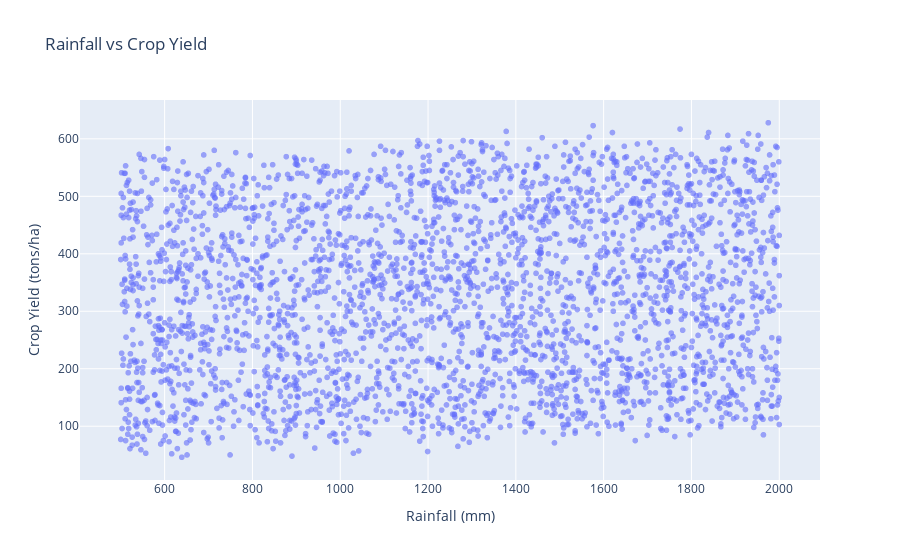
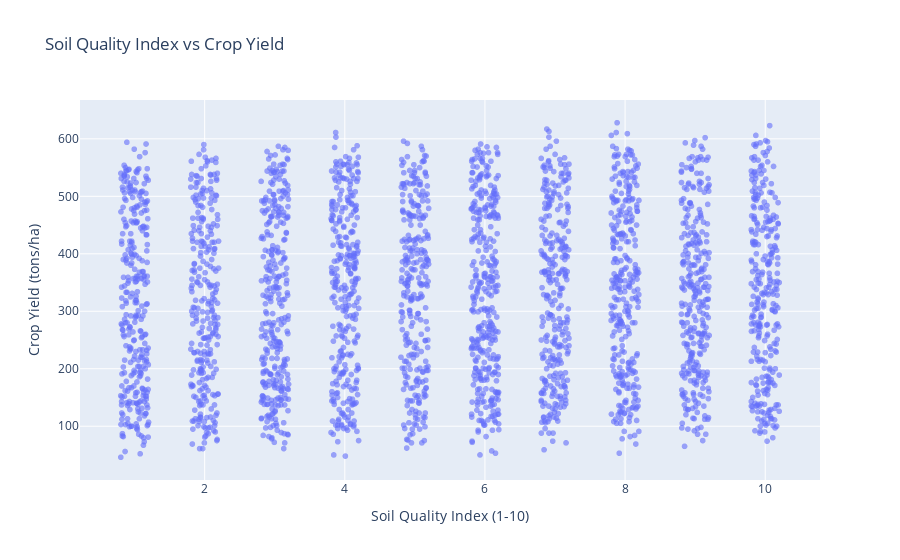
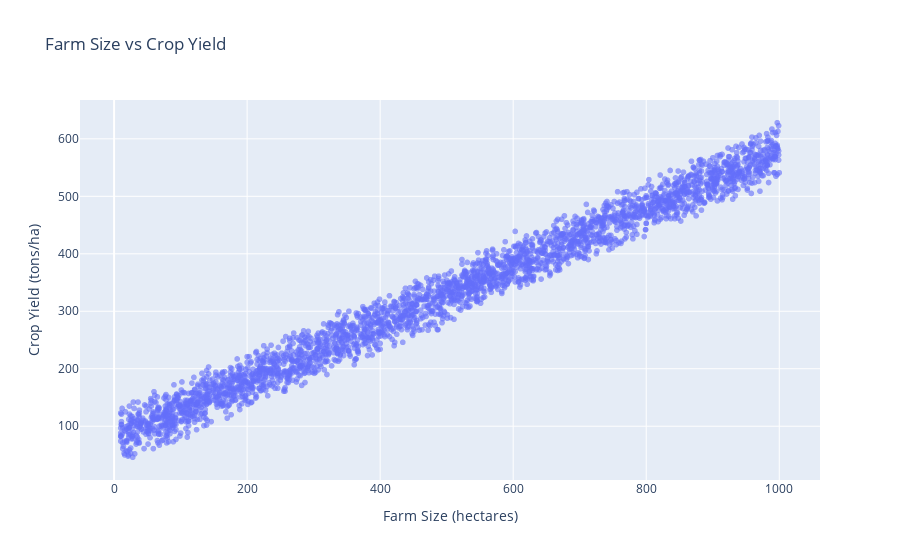
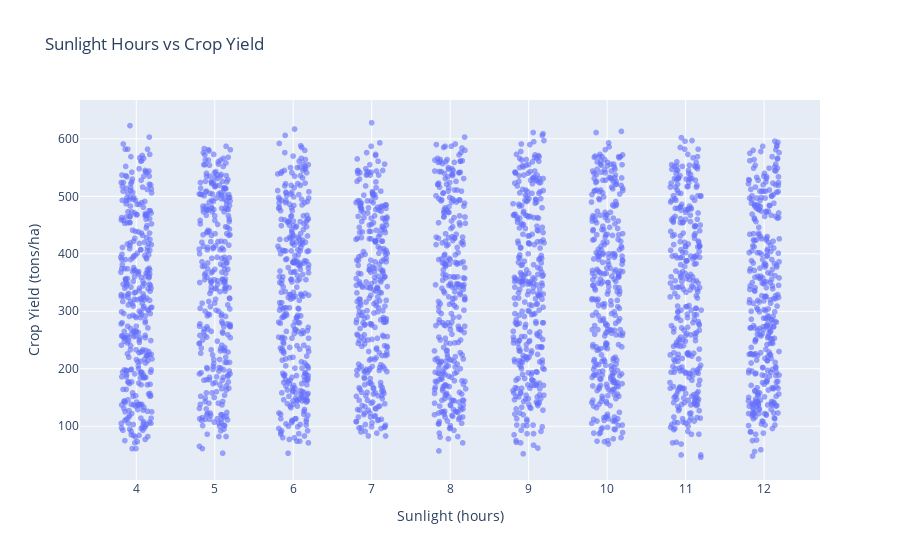

Notebook code for these charts, in order:
### Markdown cell above
### Bivariate Analysis:

### Code cell
import plotly.express as px
import numpy as np

# Add jitter for discrete variables
df["soil_quality_jitter"] = df["soil_quality_index"] + np.random.uniform(-0.2, 0.2, size=len(df))
df["sunlight_jitter"] = df["sunlight_hours"] + np.random.uniform(-0.2, 0.2, size=len(df))

# 1. Rainfall vs Crop Yield
fig_rainfall_yield = px.scatter(
    df,
    x="rainfall_mm",
    y="crop_yield",
    title="Rainfall vs Crop Yield",
    labels={"rainfall_mm": "Rainfall (mm)", "crop_yield": "Crop Yield (tons/ha)"},
    opacity=0.6
)

# 2. Soil Quality Index vs Crop Yield
fig_soil_yield = px.scatter(
    df,
    x="soil_quality_jitter",
    y="crop_yield",
    title="Soil Quality Index vs Crop Yield",
    labels={"soil_quality_jitter": "Soil Quality Index (1-10)", "crop_yield": "Crop Yield (tons/ha)"},
    opacity=0.6
)

# 3. Farm Size vs Crop Yield
fig_farm_yield = px.scatter(
    df,
    x="farm_size_hectares",
    y="crop_yield",
    title="Farm Size vs Crop Yield",
    labels={"farm_size_hectares": "Farm Size (hectares)", "crop_yield": "Crop Yield (tons/ha)"},
    opacity=0.6
)

# 4. Sunlight Hours vs Crop Yield
fig_sunlight_yield = px.scatter(
    df,
    x="sunlight_jitter",
    y="crop_yield",
    title="Sunlight Hours vs Crop Yield",
    labels={"sunlight_jitter": "Sunlight (hours)", "crop_yield": "Crop Yield (tons/ha)"},
    opacity=0.6
)

# 5. Fertilizer Usage vs Crop Yield
fig_fertilizer_yield = px.scatter(
    df,
    x="fertilizer_kg",
    y="crop_yield",
    title="Fertilizer Usage vs Crop Yield",
    labels={"fertilizer_kg": "Fertilizer (kg)", "crop_yield": "Crop Yield (tons/ha)"},
    opacity=0.6
)

# Show all plots
fig_rainfall_yield.show()
fig_soil_yield.show()
fig_farm_yield.show()
fig_sunlight_yield.show()
fig_fertilizer_yield.show()

### Figure 1 — Plotly figure (JSON) as saved in the notebook; plotly's stock layout.template omitted (floating-point values rounded to 4 significant figures; data arrays with more than 128 entries replaced by an {"elided": "..."} marker saying what was removed)
{"data": [{"hovertemplate": "Rainfall (mm)=%{x}<br>Crop Yield (tons/ha)=%{y}<extra></extra>", "legendgroup": "", "marker": {"color": "#636efa", "opacity": 0.6, "symbol": "circle"}, "mode": "markers", "name": "", "showlegend": false, "type": "scattergl", "x": {"elided": "3000 int values"}, "xaxis": "x", "y": {"elided": "3000 int values"}, "yaxis": "y"}], "layout": {"legend": {"tracegroupgap": 0}, "title": {"text": "Rainfall vs Crop Yield"}, "xaxis": {"anchor": "y", "domain": [0, 1], "title": {"text": "Rainfall (mm)"}}, "yaxis": {"anchor": "x", "domain": [0, 1], "title": {"text": "Crop Yield (tons/ha)"}}}}

### Figure 2 — Plotly figure (JSON) as saved in the notebook; plotly's stock layout.template omitted (floating-point values rounded to 4 significant figures; data arrays with more than 128 entries replaced by an {"elided": "..."} marker saying what was removed)
{"data": [{"hovertemplate": "Soil Quality Index (1-10)=%{x}<br>Crop Yield (tons/ha)=%{y}<extra></extra>", "legendgroup": "", "marker": {"color": "#636efa", "opacity": 0.6, "symbol": "circle"}, "mode": "markers", "name": "", "showlegend": false, "type": "scattergl", "x": {"elided": "3000 float values"}, "xaxis": "x", "y": {"elided": "3000 int values"}, "yaxis": "y"}], "layout": {"legend": {"tracegroupgap": 0}, "title": {"text": "Soil Quality Index vs Crop Yield"}, "xaxis": {"anchor": "y", "domain": [0, 1], "title": {"text": "Soil Quality Index (1-10)"}}, "yaxis": {"anchor": "x", "domain": [0, 1], "title": {"text": "Crop Yield (tons/ha)"}}}}

### Figure 3 — Plotly figure (JSON) as saved in the notebook; plotly's stock layout.template omitted (floating-point values rounded to 4 significant figures; data arrays with more than 128 entries replaced by an {"elided": "..."} marker saying what was removed)
{"data": [{"hovertemplate": "Farm Size (hectares)=%{x}<br>Crop Yield (tons/ha)=%{y}<extra></extra>", "legendgroup": "", "marker": {"color": "#636efa", "opacity": 0.6, "symbol": "circle"}, "mode": "markers", "name": "", "showlegend": false, "type": "scattergl", "x": {"elided": "3000 int values"}, "xaxis": "x", "y": {"elided": "3000 int values"}, "yaxis": "y"}], "layout": {"legend": {"tracegroupgap": 0}, "title": {"text": "Farm Size vs Crop Yield"}, "xaxis": {"anchor": "y", "domain": [0, 1], "title": {"text": "Farm Size (hectares)"}}, "yaxis": {"anchor": "x", "domain": [0, 1], "title": {"text": "Crop Yield (tons/ha)"}}}}

### Figure 4 — Plotly figure (JSON) as saved in the notebook; plotly's stock layout.template omitted (floating-point values rounded to 4 significant figures; data arrays with more than 128 entries replaced by an {"elided": "..."} marker saying what was removed)
{"data": [{"hovertemplate": "Sunlight (hours)=%{x}<br>Crop Yield (tons/ha)=%{y}<extra></extra>", "legendgroup": "", "marker": {"color": "#636efa", "opacity": 0.6, "symbol": "circle"}, "mode": "markers", "name": "", "showlegend": false, "type": "scattergl", "x": {"elided": "3000 float values"}, "xaxis": "x", "y": {"elided": "3000 int values"}, "yaxis": "y"}], "layout": {"legend": {"tracegroupgap": 0}, "title": {"text": "Sunlight Hours vs Crop Yield"}, "xaxis": {"anchor": "y", "domain": [0, 1], "title": {"text": "Sunlight (hours)"}}, "yaxis": {"anchor": "x", "domain": [0, 1], "title": {"text": "Crop Yield (tons/ha)"}}}}
